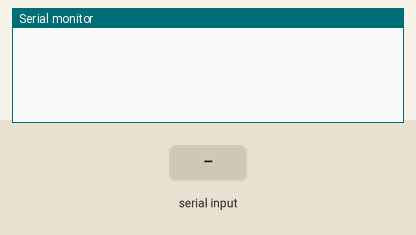
Simulated run of this sketch. Board: Arduino Uno, built with avr-gcc and run on an emulated ATmega328P. Parts: the last lines printed to the serial monitor. Inputs (shaded band) come from the test bench.

Above: at 1.2 s.
1.3 s: "1" received over Serial
At 3.0 s:
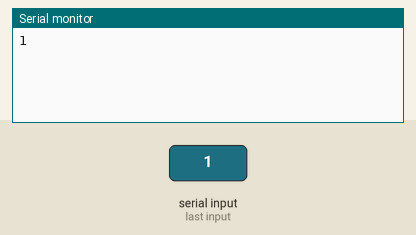
3.8 s: "0" received over Serial
At 4.96 s:
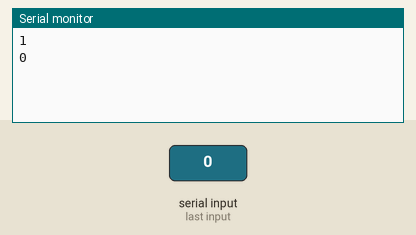
6.5 s: "2" received over Serial
At 8.1 s:
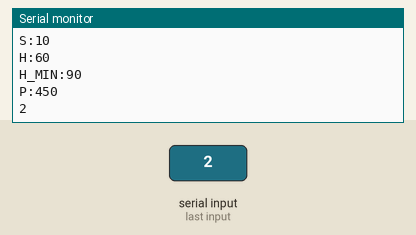

The sketch:

Debug.ino
```cpp
#define DEBUG

#define SERIAL_SPEED 9600
#define TIMEOUT 1


const int period = 5000;
volatile int flowFrequency;
float flowRate; // global ??
unsigned long oldTime;

/*=========================================*/


void setup(){
    Serial.begin(SERIAL_SPEED);

   oldTime = millis();
}

void loop() {
   if(millis() - oldTime > period){
     cli();


   #ifdef DEBUG
      Serial.print("D:");
      Serial.println(10);
      Serial.flush();
      Serial.print("B:");
      Serial.println(0);
      Serial.flush();
      Serial.print("S:");
      Serial.println(10);
      Serial.flush();
      Serial.print("H:");
      Serial.println(60);
      Serial.flush();
      Serial.print("H_MIN:");
      Serial.println(90);
      Serial.flush();
      Serial.print("P:");
      Serial.println(450);
      Serial.flush();
   #endif

      flowFrequency = 0;
      oldTime = millis();
      sei();
   }

}

void serialEvent() {
  while (Serial.available() > 0) {

      String i = Serial.readString();
      Serial.println(i);
      Serial.flush();
   }
}
```

Measured:
- after the input at 1.3 s, the serial monitor: prints a new line after 1.0 s (image 1)
- after the input at 3.8 s, the serial monitor: prints a new line after 1.0 s (image 2)
- after the input at 6.5 s, the serial monitor: prints a new line after 1.0 s (image 3)
